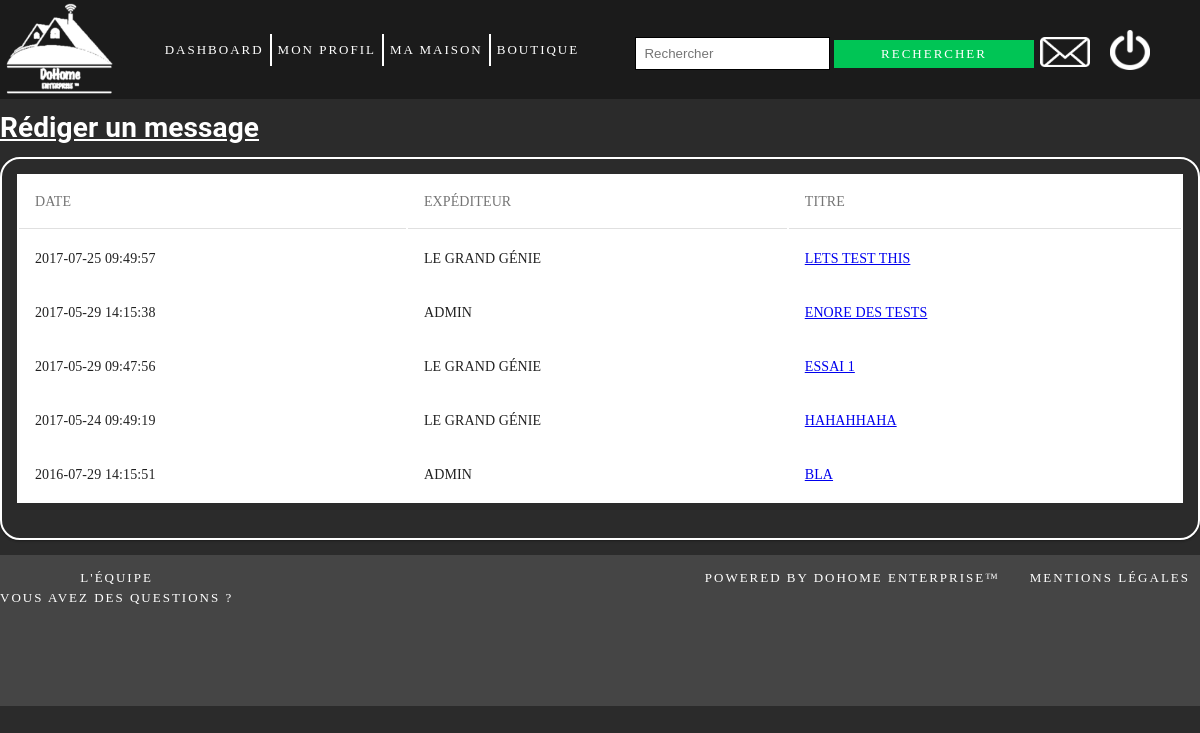
The app's page /controller/messagerie.php (signed in) with its own data.
### tables this page shows
CREATE TABLE `messagerie` (
  `ID_Message` int(11) NOT NULL,
  `Titre` text NOT NULL,
  `Contenu` text NOT NULL,
  `ID_Expediteur` int(11) NOT NULL,
  `ID_Destinataire` int(11) NOT NULL,
  `Time_Stamp` datetime NOT NULL
);

CREATE TABLE `user` (
  `id_user` int(11) NOT NULL,
  `Mail` varchar(255) NOT NULL,
  `Prenom` varchar(50) NOT NULL,
  `Nom` varchar(50) NOT NULL,
  `telephone` varchar(10) NOT NULL,
  `mot_de_passe` varchar(255) NOT NULL,
  `Adresse` text NOT NULL,
  `Is_admin` tinyint(1) NOT NULL DEFAULT '0',
  `date_inscription` datetime NOT NULL,
  `date_naissance` datetime NOT NULL,
  `sexe` varchar(50) DEFAULT NULL,
  `avatar` varchar(255) NOT NULL
);

### modele/messagerie.php (called while the page is built, shortened)
<?php
function getMessageUser(PDO $dbh, int $iduser){
    $query = "SELECT Titre, contenu, ID_Message, ID_Expediteur, Time_Stamp AS 'Date', Nom FROM messagerie
                  JOIN user on ID_Expediteur = user.id_user
                  WHERE ID_Destinataire=:iduser ORDER BY Time_Stamp DESC";
    $sql = $dbh->prepare($query);
    $sql->execute(['iduser'=> $iduser]);
    $data = $sql->fetchAll();
    return $data;
}

### vue/messagerie.php (the view, shortened to what this page needs)
<!DOCTYPE html>
<html>
<head>
    <link rel="stylesheet" href="../css/haut_bas_de_page.css"/>
</head>
<?php $titre = "Messagerie";
include("haut_de_page.php"); ?>
<link rel="stylesheet" href="../css/tableau.css">
<body>
<div>
    <h1>
        <a href="../controller/redigermessage.php" style="color: white"> Rédiger un message</a>
    </h1>
</div>
<div>
    <div class="table-responsive-vertical shadow-z-1">
        <table id="table" class="table table-hover table-mc-light-blue">
            <thead>
            <tr>
                <th>Date</th>
                <th>Expéditeur</th>
                <th>Titre</th>
            </thead>
            <tbody>
            <?php
            foreach ($messagesUser as $row) {
                ?>
                <tr>
                    <td data-title="Date"><?php echo $row['Date'] ?></td>
                    <td data-title="Expéditeur"><?php echo $row['Nom'] ?></td>
                    <td data-title="Titre">
                        <a href="../controller/voirmessage.php?msg=<?php echo $row['ID_Message'] ?>"><?php echo $row['Titre'] ?></a>
                    </td>
                </tr>
                <?php
            }
            ?>
            </tbody>
        </table>
    </div>
</body>
<?php include("bas_de_page.php"); ?>

### controller/messagerie.php (shortened to what this page needs)
<?php
require_once '../modele/messagerie.php';
if (!isset($_SESSION['id_user'])) {
    try {
        http_redirect('../index.php');
        die("Vous n'êtes pas connecté, retour à la page d'accueil");
    } catch (Exception $e) {
        echo(' bon, y\'a pas ça sur windows c\'est problématique non ?');
    }
} else {
    if (isset($_GET['msg']) && !empty($_GET['msg'])) {
        include('../controller/voirmessage.php?msg=' . $_GET['msg']);
    } else {
        $messagesUser = getMessageUser($bdd, $_SESSION['id_user']);
        include '../vue/messagerie.php';
    }
}

### vue/haut_de_page.php (shortened to what this page needs)
<!DOCTYPE html>
<html xmlns:justify>
<head>
    <link rel="stylesheet" href="../css/haut_bas_de_page.css"/>
</head>
<header>
    <section1>
        <div class="container">
            <img class="logo" src="../vue/img/fond_transparent3.png" alt="logo de l'entreprise"/>
            <nav>
                <ul>
                    <div class="menu">
                        <li><a href="../controller/dashboard.php">Dashboard</a></li>
                        <li><a href="../controller/mon_profil.php">Mon profil</a></li>
                        <li><a href="../controller/maison.php">Ma maison</a></li>
                        <li><a href="../controller/shop.php">Boutique</a></li>
                    </div>
                </ul>
            </nav>
        </div>
    </section1>
    <section1>
        <div class="recherche">
            <form action="/search" id="searchthis" method="get">
                <input id="search" name="q" type="text" placeholder="Rechercher"/>
                <input id="search-btn" type="submit" value="Rechercher"/>
            </form>
        </div>
        <a class="LienImage" href="../controller/messagerie.php"><img class="mail" src="../vue/img/icon_email.png"
                                                                      alt="logo de l'email"/></a>
        <a class="LienImage" href="../controller/deconnexion.php"><img class="deconexion"
                                                                       src="../vue/img/icon_deconnexion.png"
                                                                       alt="logo de la deco"/></a>
    </section1>
</header>
</html>

### vue/bas_de_page.php (shortened to what this page needs)
<!DOCTYPE html>
<head>
    <link rel="stylesheet" href="../css/haut_bas_de_page.css"/>
</head>
<footer>
    <p>
        <span class="centre">Powered By DoHome Enterprise™</span>
        <span class="droite">Mentions Légales</span>
    </p>
    <p>
        <a href="../vue/contact.php" class="equipe">L'équipe</a>
        <br>
        <a href="" class="equipe">Vous avez des questions ?</a>
    </p>
</footer>

### css/haut_bas_de_page.css (style rules this page uses)
header { background-size: cover; background-color: #1b1b1b; width: 100%; height: 15%; display: flex; }
body { background-size: cover; background-image: linear-gradient(to bottom right, #2b2b2b, #2b2b2b); margin: 0; height: auto; width: 100%; }
.LienImage { margin-bottom: auto; margin-top: auto; }
.logo { float: left; width: 20%; height: 100%; margin: 0; }
.container { display: flex; }
section1 { display: flex; }
nav { font-family: PT sans; letter-spacing: 2px; text-transform: uppercase; margin-top: auto; margin-bottom: auto; font-size: 13px; color: white; }
ul { list-style: none; }
.menu li { border-left: 2px solid white; padding: 6px; }
li:first-child { border-left: none; }
.menu { display: flex; }
.menu a { text-decoration: none; color: white; }
.equipe { text-decoration: none; color: white; }
.recherche { display: flex; margin: auto; }
#searchthis #search-btn { background-color: #00c555; border-style: solid; border-width: 1px; border-color: #00c555; padding: 5px; width: 200px; box-sizing: border-box; font-family: PT sans; font-size: 13px; letter-spacing: 2px; margin: 10px 0 0 0; text-transform: uppercase; color: white; }
#searchthis #search { border: 1px solid black; padding: 8px; }
.mail { width: 50px; height: 30px; position: absolute; right: 110px; top: 37px; }
.deconexion { width: 40px; height: 40px; position: absolute; right: 50px; top: 30px; }
.droite { position: absolute; right: 10px; }
.centre { position: absolute; right: 200px; }
footer { display: flex; font-family: PT sans; letter-spacing: 2px; text-transform: uppercase; color: white; font-size: small; margin: 0; background-size: cover; background-color: #454545; text-align: center; padding-bottom: 85px; }

### css/tableau.css (style rules this page uses)
.table-responsive-vertical { border-radius: 20px; width: auto; height: auto; border: 2px solid white; padding: 15px; margin: 15px; text-align: center; horizontal-align: middle; overflow: auto; margin-left: 0; margin-right: 0; font-family: "PT Sans"; text-transform: uppercase; }
*, *:after, *:before { -webkit-box-sizing: border-box; -moz-box-sizing: border-box; box-sizing: border-box; }
html, body { position: relative; min-height: 100%; height: 100%; }
html { position: relative; overflow-x: hidden; padding: 0; min-height: 100%; font-size: 62.5%; }
body { font-family: 'RobotoDraft', 'Roboto', 'Helvetica Neue, Helvetica, Arial', sans-serif; font-style: normal; font-weight: 300; font-size: 1.4rem; line-height: 2rem; letter-spacing: 0.01rem; color: #212121; background-color: #f5f5f5; -webkit-font-smoothing: antialiased; -moz-osx-font-smoothing: grayscale; text-rendering: optimizeLegibility; }
.shadow-z-1 { -webkit-box-shadow: 0 1px 3px 0 rgba(0, 0, 0, 0.12), 0 1px 2px 0 rgba(0, 0, 0, 0.24); -moz-box-shadow: 0 1px 3px 0 rgba(0, 0, 0, 0.12), 0 1px 2px 0 rgba(0, 0, 0, 0.24); box-shadow: 0 1px 3px 0 rgba(0, 0, 0, 0.12), 0 1px 2px 0 rgba(0, 0, 0, 0.24); }
.table { width: 100%; max-width: 100%; margin-bottom: 2rem; background-color: #fff; }
.table > thead > tr, .table > tbody > tr, .table > tfoot > tr { -webkit-transition: all 0.3s ease; -o-transition: all 0.3s ease; transition: all 0.3s ease; }
.table > thead > tr > th, .table > tbody > tr > th, .table > tfoot > tr > th, .table > thead > tr > td, .table > tbody > tr > td, .table > tfoot > tr > td { text-align: left; padding: 1.6rem; vertical-align: top; border-top: 0; -webkit-transition: all 0.3s ease; -o-transition: all 0.3s ease; transition: all 0.3s ease; }
.table > thead > tr > th { font-weight: 400; color: #757575; vertical-align: bottom; border-bottom: 1px solid rgba(0, 0, 0, 0.12); }
.table > caption + thead > tr:first-child > th, .table > colgroup + thead > tr:first-child > th, .table > thead:first-child > tr:first-child > th, .table > caption + thead > tr:first-child > td, .table > colgroup + thead > tr:first-child > td, .table > thead:first-child > tr:first-child > td { border-top: 0; }

### records on screen
messagerie: Time_Stamp "2017-07-25 09:49:57", ID_Expediteur.Nom "LE GRAND GÉNIE", Titre "LETS TEST THIS"
messagerie: Time_Stamp "2017-05-29 14:15:38", ID_Expediteur.Nom "ADMIN", Titre "ENORE DES TESTS"
messagerie: Time_Stamp "2017-05-29 09:47:56", ID_Expediteur.Nom "LE GRAND GÉNIE", Titre "ESSAI 1"
messagerie: Time_Stamp "2017-05-24 09:49:19", ID_Expediteur.Nom "LE GRAND GÉNIE", Titre "HAHAHHAHA"
messagerie: Time_Stamp "2016-07-29 14:15:51", ID_Expediteur.Nom "ADMIN", Titre "BLA"
